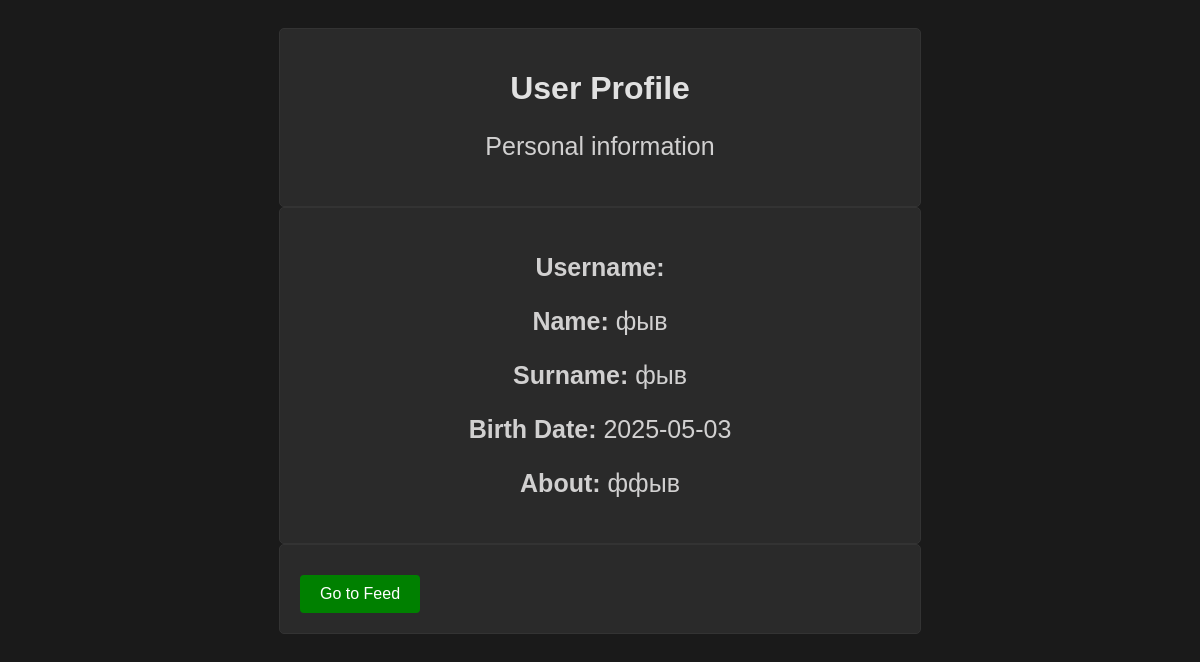
Screenshot of /user/themashich (signed in) with the database file from the repository.
### tables this page shows
CREATE TABLE users (id INTEGER UNIQUE, username TEXT UNIQUE, password TEXT, name TEXT, surname TEXT, birth_date TEXT, about TEXT, mode TEXT);

### main.py (the view)
@app.route("/user/<username>", methods=['GET', 'POST'])
def user_info(username):
    mode = "day"
    if current_user.is_authenticated:
        cur.execute(f"SELECT mode FROM users WHERE id = {current_user.id}")
        mode = cur.fetchone()[0]
    usernames = fetch_usernames()
    if username not in usernames:
        return render_template("invalid_user.html", mode=mode)
    cur.execute(f"SELECT name, surname, birth_date, about FROM users WHERE username = \"{username}\"")
    info = cur.fetchone()
    name = info[0]
    surname = info[1]
    birth_date = info[2]
    about = info[3]
    return render_template("user_info.html", mode=mode, usename=username, name=name, surname=surname,
                           birth_date=birth_date, about=about)

### main.py (called while the page is built)
def fetch_usernames():
    usernames = []
    cur.execute(f"SELECT username FROM users")
    for i in cur.fetchall():
        usernames.append(i[0].lower())
    return usernames

@login_manager.user_loader
def load_user(name):
    return User(name)

### templates/user_info.html (shortened to what this page needs)
<!DOCTYPE html>
<html lang="en">
<head>
    {% if mode == "day" %}
        <link rel="stylesheet" href="../static/css/day.css">
    {% elif mode == "night" %}
        <link rel="stylesheet" href="../static/css/night.css">
    {% endif %}
</head>
<body>
    <div>
        <h1>User Profile</h1>
        <p>Personal information</p>
    </div>
    <div>
        <p><strong>Username:</strong> {{ username }}</p>
        <p><strong>Name:</strong> {{ name }}</p>
        <p><strong>Surname:</strong> {{ surname }}</p>
        <p><strong>Birth Date:</strong> {{ birth_date }}</p>
        <p><strong>About:</strong> {{ about }}</p>
    </div>
    <div>
        <a class="feed-button" href="/feed">Go to Feed</a>
    </div>
</body>
</html>

### static/css/night.css (style rules this page uses)
body { background-color: #1a1a1a; color: #f1f1f1; font-family: Arial, sans-serif; padding: 20px; }
div { border: 1px solid #333333; border-radius: 5px; padding: 20px; background-color: #2a2a2a; max-width: 600px; margin: auto; }
h1 { text-align: center; color: #e1e1e1; }
p { color: #D1D0D0; text-align: center; font-size: 25px; }
.feed-button { display: inline-block; padding: 10px 20px; background-color: #008000; color: white; text-decoration: none; border-radius: 4px; margin-top: 10px; }

### rows the page displays
users: name "фыв", surname "фыв", birth_date "2025-05-03", about "ффыв"
